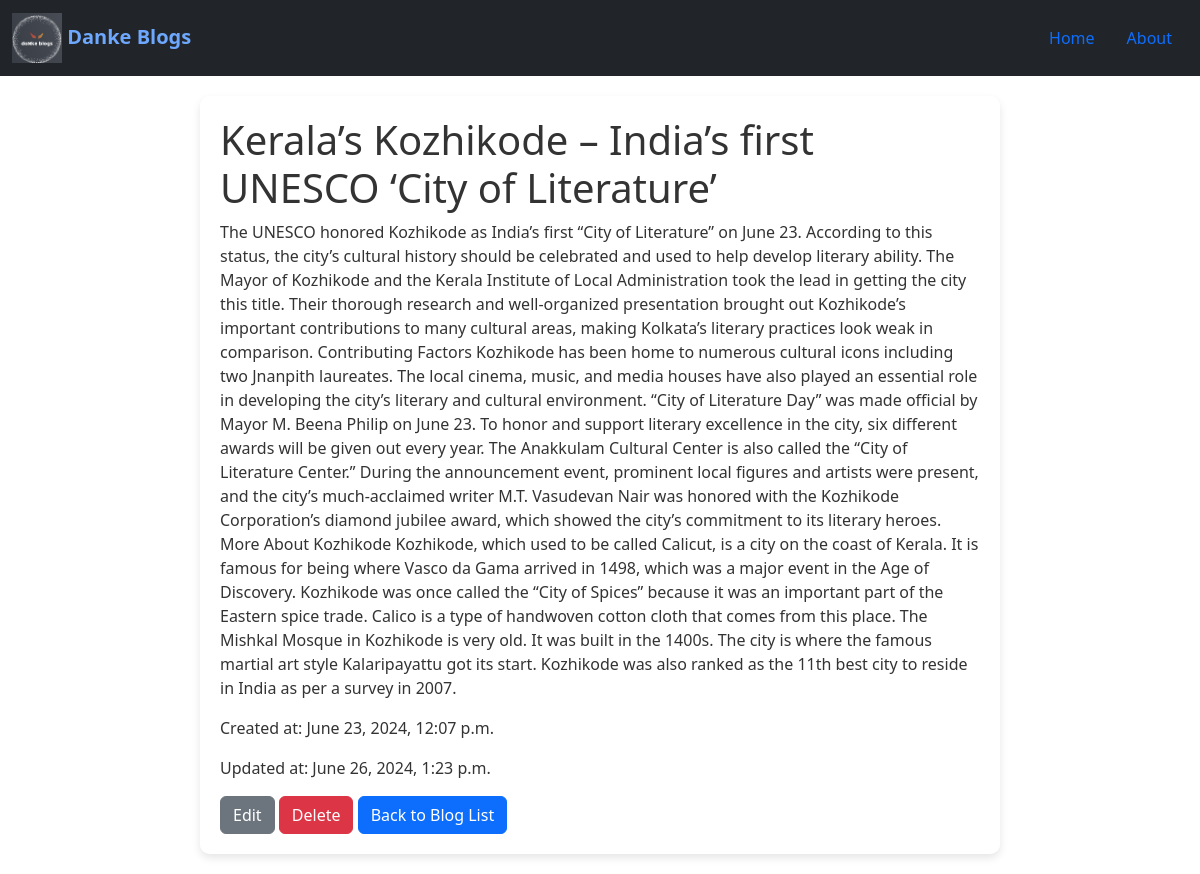
The page /blog/9/ on the database its author committed.
### blogs/models.py (models this page shows, shortened)
class Blog(models.Model):
    b_title = models.CharField(max_length=255)
    a_name = models.CharField(max_length=50)
    b_image=models.ImageField(upload_to='blog_image',default="default.jpg")
    b_content=models.TextField(default='')
    pub_on = models.DateTimeField(auto_now_add=True)
    update_on = models.DateTimeField(auto_now=True)

### blogs/views.py (the view)
# urls.py: path("blog/<int:pk>/", BlogDetailView.as_view(), name="blogdetail"),
class BlogDetailView(DetailView):
    model = Blog
    template_name = "blogdetail.html"
    context_object_name = "blog"

### templates/blogdetail.html (shortened to what this page needs)
{% extends 'base.html' %}
{% block body_class %}background{% endblock %}
{% block content %}
<div class="content-container">
<h1>{{ blog.b_title }}</h1>
<p>{{ blog.b_content }}</p>
<p>Created at: {{ blog.pub_on }}</p>
<p>Updated at: {{ blog.update_on }}</p>
<a href="{% url 'blogupdate' pk=blog.pk %}" class="btn btn-secondary">Edit</a>
<a href="{% url 'blogdelete' pk=blog.pk %}" class="btn btn-danger">Delete</a>
<a href="{% url 'bloglist' %}" class="btn btn-primary">Back to Blog List</a>
</div>
{% endblock %}

### static/css/blogstyle.css (style rules this page uses)
.background { background-image: url(../images/b_bg.jpg); background-size: cover; background-repeat: no-repeat; background-attachment: fixed; background-position: center; height: 100%; }

### static/css/detail.css (style rules this page uses)
.content-container { background-color: rgba(255, 255, 255, 0.9); padding: 20px; border-radius: 10px; box-shadow: 0 4px 8px rgba(0, 0, 0, 0.1); max-width: 800px; margin: 20px auto; }
.content-container h1,p,a { color: #333333; }

### rows shown on the page
Blog: b_title "Kerala’s Kozhikode – India’s first UNESCO ‘City of Literature’", b_content "The UNESCO honored Kozhikode as India’s first “City of Literature” on June 23. According to this status, the city’s cultural history should be celebrated and used to help develop literary ability. The Mayor of Kozhikode and the Kerala Institute of Local Administration took the lead in getting the city this title. Their thorough research and well-organized presentation brought out Kozhikode’s important contributions to many cultural areas, making Kolkata’s literary practices look weak in comparison. Contributing Factors Kozhikode has been home to numerous cultural icons including two Jnanpith laureates. The local cinema, music, and media houses have also played an essential role in…", pub_on "June 23, 2024, 12:07 p.m.", update_on "June 26, 2024, 1:23 p.m."
